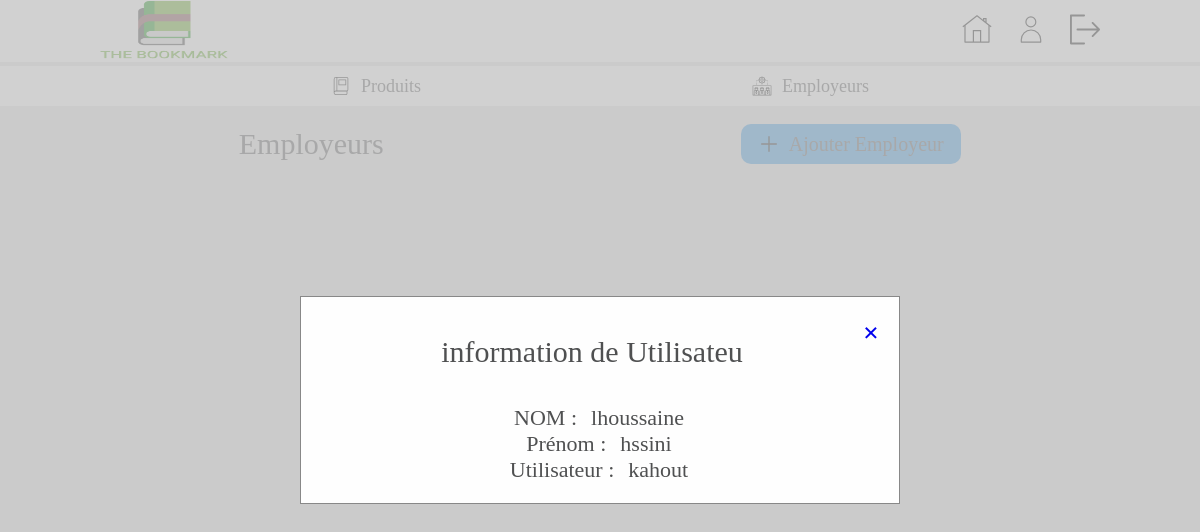
Page /brief_4_PHP/view_Employeurs.php?id=76 on the committed database.
### tables this page shows
CREATE TABLE `employe` (
  `id` int(10) UNSIGNED NOT NULL,
  `firstname` text NOT NULL,
  `lastname` text NOT NULL,
  `username` text NOT NULL,
  `password_users` text NOT NULL,
  `reg_date` timestamp NOT NULL DEFAULT current_timestamp() ON UPDATE current_timestamp()
);

### brief_4_PHP/view_Employeurs.php (the view, shortened to what this page needs)
<?php
include "cennect_data_base.php";
$firstname = $lastname = $username = $password_users ="";
    if(isset($_GET["id"]) && !empty(trim($_GET["id"]))){
        $sql = "SELECT * FROM employe WHERE id = ?";
        if($stmt = mysqli_prepare($conn, $sql)){
            mysqli_stmt_bind_param($stmt, "i", $param_id);
            if(mysqli_stmt_execute($stmt)){
                $result = mysqli_stmt_get_result($stmt);
                if(mysqli_num_rows($result) == 1){
                    $row = mysqli_fetch_array($result, MYSQLI_ASSOC);
              $firstname = $row['firstname'];
              $lastname = $row['lastname'];
              $username = $row['username'];
                } else{
                    header("location: page_error.php");
                    exit();
                }
            } else{
                echo "Veuillez réessayer plus tard.";
            }
        }
    }  else{
        header("location: index.php");
        exit();
    }
?>
<!DOCTYPE html>
<html lang="en">
<head>
    <link rel="stylesheet" href="./css/index.css">
    <link rel="stylesheet"  href="./css/view_Employeurs.css"/>
    <link rel="stylesheet" href="https://cdnjs.cloudflare.com/ajax/libs/font-awesome/4.7.0/css/font-awesome.min.css">
</head>
<body>
    <header class="header_desktop">
     <img src="img/LOGO_1.png" alt="" class="logo">
        <nav class="navigation">
            <a href="index.php"aria-label="Facebook" ><img src="img/icon/icons8-home.svg" alt=""></a>
            <a href="#"aria-label="Facebook" ><img src="img/icon/icons8-user.svg" alt=""></a>
            <a href="#"aria-label="Facebook" ><img src="img/icon/logout.svg" alt=""></a>
        </nav>
    </header>
    <hr>
     <section class="content">
          <a href="./produits.php"aria-label="Facebook" ><img src="img/icon/book.svg" alt=""> <p> Produits</p></a>
         <a href="./Employeurs.php"aria-label="Facebook" ><img src="img/icon/employer.svg" alt=""><p> Employeurs</p></a>
     </section>
     <section class="content_statistic_1">
        <div id="operation_1">
             <p>Employeurs</p>
        </div>
        <div id="operation_2">
            <a href="#" id="btn_ajouter" aria-label="Facebook" ><img src="img/icon/add.svg" alt=""> <p> Ajouter Employeur</p></a>
        </div>
</section>
<section class="ajouter">
        <div id="page_ajouter" class="modal">
            <div class="modal-content">
            <a href="Employeurs.php"  aria-label="Facebook" ><span class="close">&times;</span></a><br>
              <div class="modal-body ma_contact_child">
              <p>information de Utilisateu </p>
                <br><br>
              <div class="page_information">
                  <p>NOM :</p>
                    <p> <?php echo $firstname; ?></p><br>
                </div>
                <div class="page_information">
                    <p>Prénom :</p>
                    <p> <?php echo $lastname; ?></p><br>
                </div>
                <div class="page_information">
                    <p>Utilisateur :</p>
                    <p> <?php echo $username; ?></p><br>
                </div>
              </div>
            </div>
          </div>
     </section>
</body>
</html>

### brief_4_PHP/css/index.css (style rules this page uses)
* { margin:0; padding:0; box-sizing:border-box; }
body { min-height: 100vh; background-color:#E5E5E5 ; }
header { background-color:#FFFFFF ; width: 100%; display: flex; justify-content: space-between; align-items: center; padding: 1px 100px; flex-wrap: wrap; }
.logo { width: 8em; height: 3.75em; }
nav a { padding-left: 20px; text-decoration: none; color: #000000; }
nav a img { width: 30px; height: 47px; }
hr { height:4px; background-color:#E5E5E5; border-width: 0px; }
.content { display: flex; justify-content: space-evenly; background-color:white; }
.content a { display: flex; align-items: center; justify-content: center; text-decoration: none; color: #4F5051; }
.content a img { width: 20px; height: 40px; margin-right: 10px; }
.content a p { font-family: 'EB Garamond' , Bold; font-size: 18px; }
.content_statistic_1 { padding: 1.5% 0%; display: flex; justify-content: space-around; flex-wrap: wrap; flex-direction: row; align-items: center; margin: 0% 5%; }
a { text-decoration: none; }

### brief_4_PHP/css/view_Employeurs.css (style rules this page uses)
.content_statistic_1 { padding: 1.5% 0%; display: flex; justify-content: space-around; flex-wrap: wrap; flex-direction: row; align-items: center; margin: 0% 5%; }
#operation_2 a { display: flex; align-items: center; justify-content: center; text-decoration: none; color: #4F5051; width: 220px; background-color: #2C92E2; border-radius: 10px; }
#operation_2 a img { width: 20px; height: 40px; margin-right: 10px; }
#operation_1 p { font-family: 'EB Garamond' , Bold; font-size: 30px; color: #4F5051; }
#operation_2 p { font-family: 'EB Garamond' , normal; font-size: 20px; color: #4F5051; }
.modal { display: none; place-content: center; position: fixed; z-index: 1; left: 0; top: 0; width: 100%; height: 100%; background-color: hsl(0deg 0% 77% / 77%); }
.modal-content { background-color: #fefefe; margin: auto; padding: 20px; border: 1px solid #888; width: 50%; }
.modal-content p { color: #4F5051; font-family: 'EB Garamond' , Bold; font-size: 30px; }
.close { float: right; font-size: 28px; font-weight: bold; }
#page_ajouter { display: flex; }
.modal-body { display: flex; flex-direction: column; justify-content: center; align-items: center; }
.page_information { display: flex; flex-direction: row; }
.page_information p { font-size: 22px; margin-left: 14px; }

### rows in the picture
employe: firstname "lhoussaine", lastname "hssini", username "kahout"
